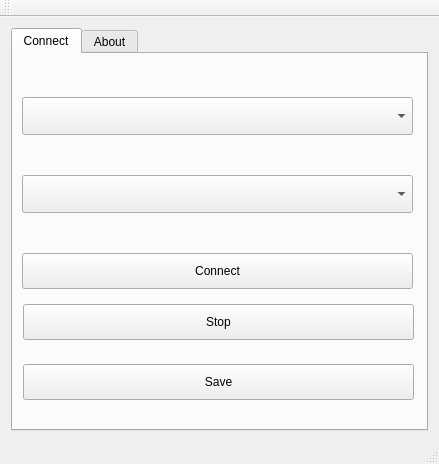
<?xml version="1.0" encoding="UTF-8"?>
<ui version="4.0">
 <class>MainWindow</class>
 <widget class="QMainWindow" name="MainWindow">
  <property name="windowModality">
   <enum>Qt::WindowModal</enum>
  </property>
  <property name="geometry">
   <rect>
    <x>0</x>
    <y>0</y>
    <width>439</width>
    <height>464</height>
   </rect>
  </property>
  <property name="windowTitle">
   <string>ALSAConnector</string>
  </property>
  <widget class="QWidget" name="centralWidget">
   <layout class="QGridLayout" name="gridLayout">
    <item row="0" column="0">
     <widget class="QTabWidget" name="tabWidget">
      <property name="currentIndex">
       <number>0</number>
      </property>
      <widget class="QWidget" name="tab">
       <attribute name="title">
        <string>Connect</string>
       </attribute>
       <widget class="QPushButton" name="pushButtonRec">
        <property name="geometry">
         <rect>
          <x>9</x>
          <y>199</y>
          <width>391</width>
          <height>36</height>
         </rect>
        </property>
        <property name="text">
         <string>Connect</string>
        </property>
       </widget>
       <widget class="QPushButton" name="pushButtonStop">
        <property name="geometry">
         <rect>
          <x>10</x>
          <y>250</y>
          <width>391</width>
          <height>36</height>
         </rect>
        </property>
        <property name="text">
         <string>Stop</string>
        </property>
       </widget>
       <widget class="QComboBox" name="comboBoxClients">
        <property name="geometry">
         <rect>
          <x>9</x>
          <y>43</y>
          <width>391</width>
          <height>38</height>
         </rect>
        </property>
       </widget>
       <widget class="QComboBox" name="comboBox2">
        <property name="geometry">
         <rect>
          <x>9</x>
          <y>121</y>
          <width>391</width>
          <height>38</height>
         </rect>
        </property>
       </widget>
       <widget class="QPushButton" name="pushButtonSave">
        <property name="geometry">
         <rect>
          <x>10</x>
          <y>310</y>
          <width>391</width>
          <height>36</height>
         </rect>
        </property>
        <property name="text">
         <string>Save</string>
        </property>
       </widget>
      </widget>
      <widget class="QWidget" name="tab_2">
       <attribute name="title">
        <string>About</string>
       </attribute>
       <layout class="QGridLayout" name="gridLayout_3">
        <item row="0" column="0">
         <widget class="QPlainTextEdit" name="plainTextEdit">
          <property name="plainText">
           <string>//midi connector app for Linux based standalone midi host adapters (xterm, aconnect)

//Copyright (c) 2016-2023 A. Klumpp

// *  This program is free software; you can redistribute it and/or modify
// *  it under the terms of the GNU General Public License as published by
// *  the Free Software Foundation; either version 2 of the License, or
// *  (at your option) any later version.
// *
// *  This program is distributed in the hope that it will be useful,
// *  but WITHOUT ANY WARRANTY; without even the implied warranty of
// *  MERCHANTABILITY or FITNESS FOR A PARTICULAR PURPOSE.  See the
// *  GNU General Public License for more details.
// *
// *  You should have received a copy of the GNU General Public License
// *  along with this program; if not, write to the Free Software
// *  Foundation, Inc., 59 Temple Place, Suite 330, Boston, MA  02111-1307 USA
// *
</string>
          </property>
         </widget>
        </item>
       </layout>
      </widget>
     </widget>
    </item>
   </layout>
  </widget>
  <widget class="QToolBar" name="mainToolBar">
   <attribute name="toolBarArea">
    <enum>TopToolBarArea</enum>
   </attribute>
   <attribute name="toolBarBreak">
    <bool>false</bool>
   </attribute>
  </widget>
  <widget class="QStatusBar" name="statusBar"/>
 </widget>
 <layoutdefault spacing="6" margin="11"/>
 <resources/>
 <connections>
  <connection>
   <sender>pushButtonRec</sender>
   <signal>pressed()</signal>
   <receiver>MainWindow</receiver>
   <slot>slotrec()</slot>
   <hints>
    <hint type="sourcelabel">
     <x>135</x>
     <y>115</y>
    </hint>
    <hint type="destinationlabel">
     <x>233</x>
     <y>194</y>
    </hint>
   </hints>
  </connection>
  <connection>
   <sender>pushButtonStop</sender>
   <signal>pressed()</signal>
   <receiver>MainWindow</receiver>
   <slot>slotstop()</slot>
   <hints>
    <hint type="sourcelabel">
     <x>135</x>
     <y>165</y>
    </hint>
    <hint type="destinationlabel">
     <x>233</x>
     <y>194</y>
    </hint>
   </hints>
  </connection>
  <connection>
   <sender>pushButtonSave</sender>
   <signal>pressed()</signal>
   <receiver>MainWindow</receiver>
   <slot>slotsave()</slot>
   <hints>
    <hint type="sourcelabel">
     <x>216</x>
     <y>391</y>
    </hint>
    <hint type="destinationlabel">
     <x>219</x>
     <y>231</y>
    </hint>
   </hints>
  </connection>
 </connections>
 <slots>
  <slot>slotrec()</slot>
  <slot>slotstop()</slot>
  <slot>slotsave()</slot>
 </slots>
</ui>
